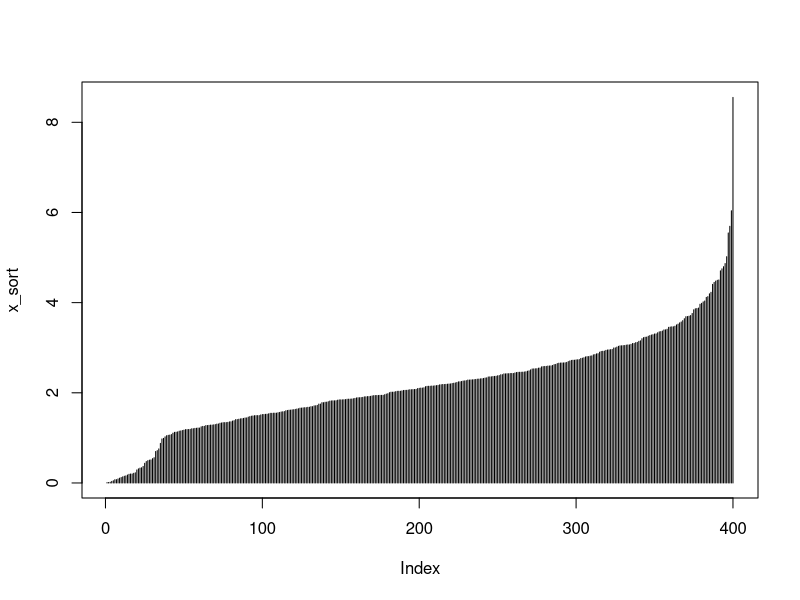
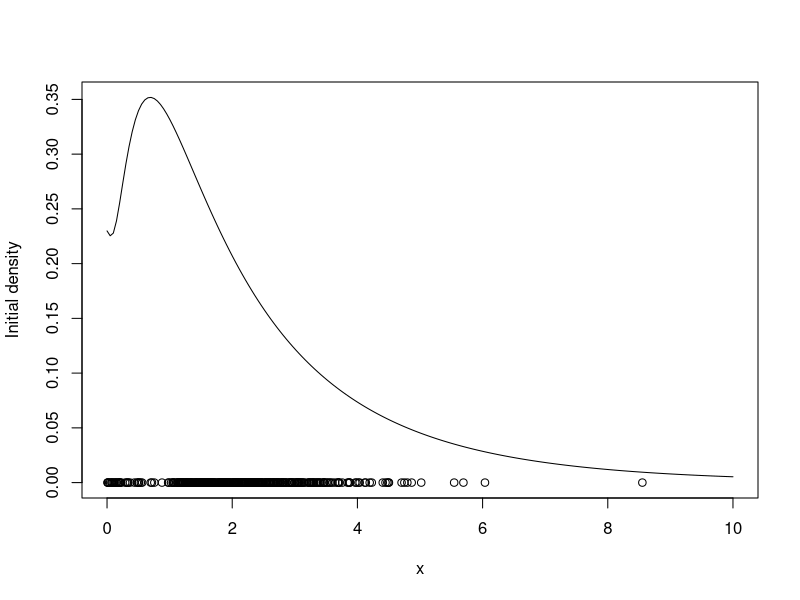
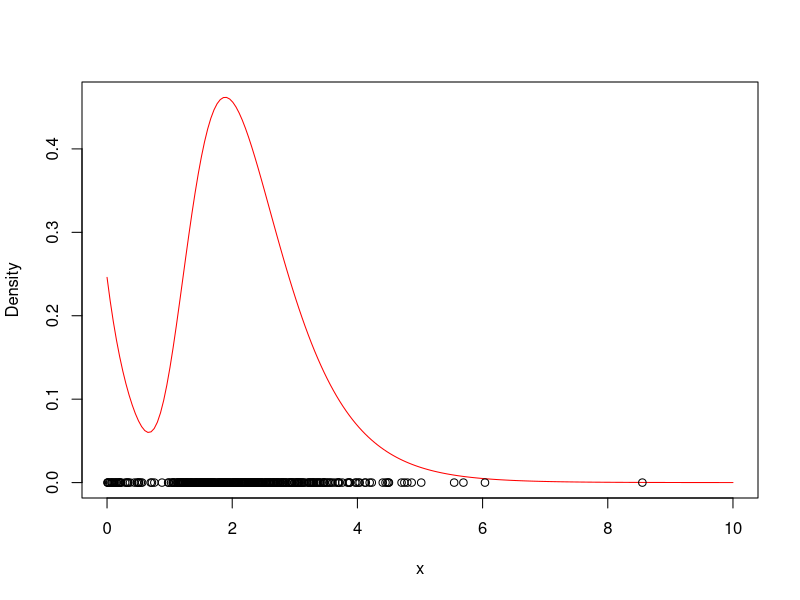

Source code (R) for these figures, in order:
rm(list = ls())
library(MCMCpack)
set.seed(81196)

dat = read.csv("../dataset/fuses.csv", header = FALSE)
x = dat$V1
x_sort = sort(x)
n = length(x)
plot(x_sort, type = "h")

KK = 2
w = 1 / 2
lambda = 1 / mean(x)
mu = mean(log(x))
tau = sd(log(x))

xx = seq(0, 10, length = 200)
yy = w * dexp(xx, lambda) + (1 - w) * dlnorm(xx, mu, tau)
plot(xx, yy, type = "l", ylim = c(0, max(yy)), xlab = "x", ylab = "Initial density")
points(x, rep(0, n))

rrr = 6000
burn = 1000

lambda.p = 1
mu.p_mu = 0
mu.p_sigma2 = 1
tau.p_alpha = 2
tau.p_beta = 1

cc.out = array(0, dim = c(rrr, n))
w.out = rep(0, rrr)
lambda.out = rep(0, rrr)
mu.out = rep(0, rrr)
tau.out = rep(0, rrr)
logpost = rep(0, rrr)

for (s in 1:rrr) {
  cc = rep(0, n)
  for (i in 1:n) {
    v = rep(0, KK)
    v[1] = log(w) + dexp(x[i], lambda, log = TRUE)
    v[2] = log(1 - w) + dlnorm(x[i], mu, tau, log = TRUE)
    v = exp(v - max(v)) / sum(exp(v - max(v)))
    cc[i] = sample(1:KK, 1, replace = TRUE, prob = v)
  }

  n1 = sum(cc == 1)
  n2 = sum(cc == 2)
  w = rbeta(1, n1 + 1, n2 + 1)
  lambda = rgamma(1, n1 + 1, sum(x[cc == 1]) + lambda.p)

  sigma2_star = 1 / (n2 / tau ^ 2 + 1 / mu.p_sigma2)
  mu_star = sigma2_star * (sum(log(x[cc == 2])) / tau ^ 2 + mu.p_mu / mu.p_sigma2)
  mu = rnorm(1, mu_star, sqrt(sigma2_star))

  tau = sqrt(rinvgamma(1, n2 / 2 + tau.p_alpha, 1 / 2 * sum((log(x[cc == 2]) - mu) ^ 2) + tau.p_beta))

  cc.out[s, ] = cc
  w.out[s] = w
  lambda.out[s] = lambda
  mu.out[s] = mu
  tau.out[s] = tau
  for (i in 1:n) {
    if (cc[i] == 1) {
      logpost[s] = logpost[s] + log(w) + dexp(x[i], lambda, log = TRUE)
    } else {
      logpost[s] = logpost[s] + log(1 - w) + dlnorm(x[i], mu, tau, log = TRUE)
    }
  }
  logpost[s] = logpost[s] + dexp(lambda, lambda.p, log = TRUE)
  logpost[s] = logpost[s] + dnorm(mu, mu.p_mu, sqrt(mu.p_sigma2), log = TRUE)
  logpost[s] = logpost[s] + log(dinvgamma(tau^2, tau.p_alpha, tau.p_beta))
  if (s / 500 == floor(s / 500)) {
    print(paste("s =", s))
  }
}

mean_w = mean(w.out[-seq(1:burn)])
mean_lambda = mean(lambda.out[-seq(1:burn)])
mean_mu = mean(mu.out[-seq(1:burn)])
mean_tau = mean(tau.out[-seq(1:burn)])

xx = seq(0, 10, length = 200)
yy = mean_w * dexp(xx, mean_lambda) + (1 - mean_w) * dlnorm(xx, mean_mu, mean_tau)
plot(xx, yy, type = "l", ylim = c(0, max(yy)), col = "red", xlab = "x", ylab = "Density")
points(x, rep(0, n))
